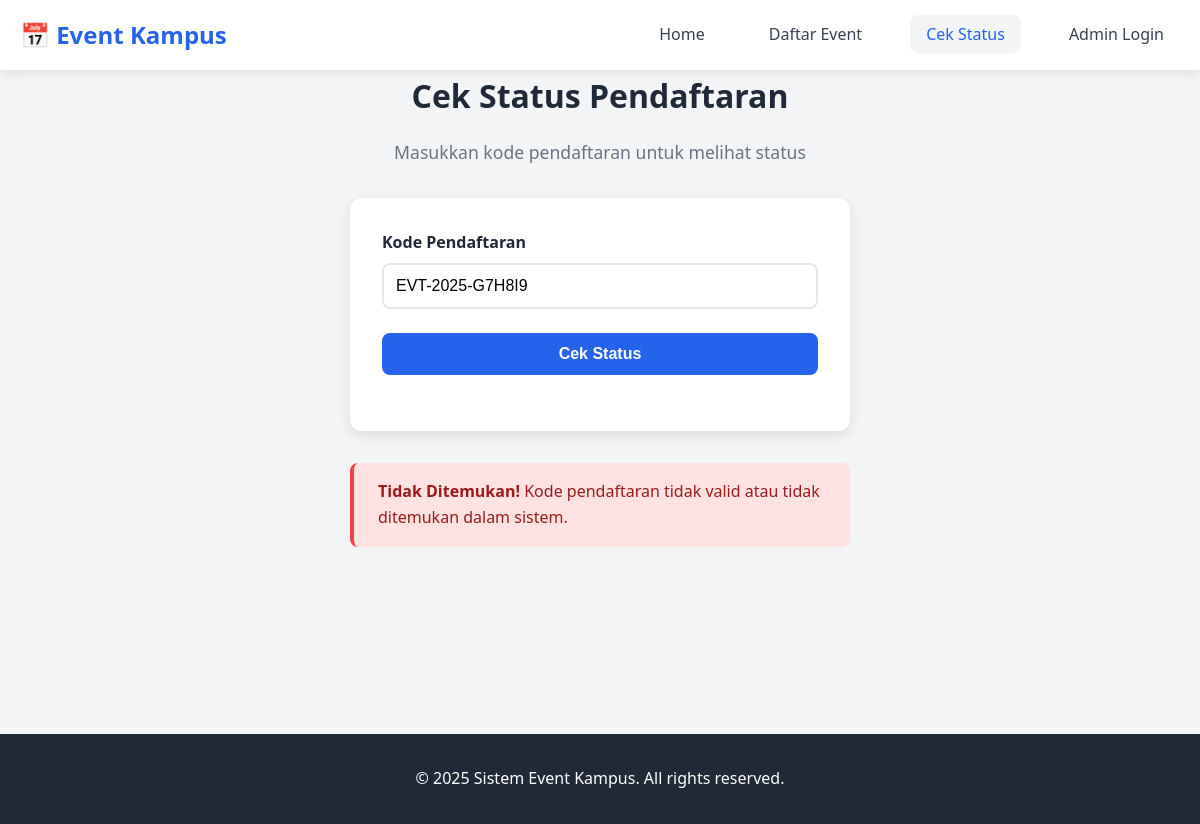
Page /cek_status.php?kode=EVT-2025-G7H8I9 on the earlier database version.
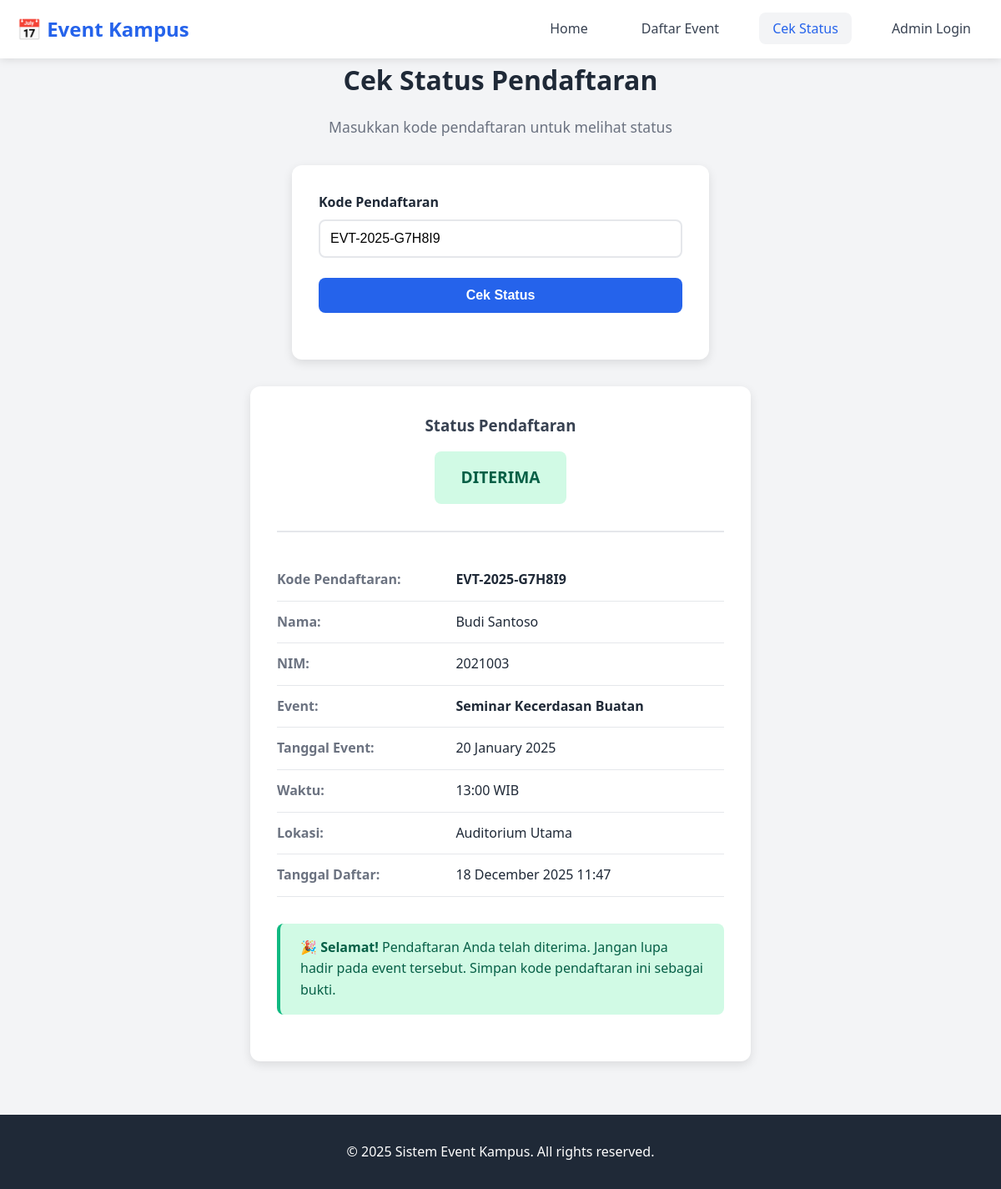
Same page on the later database version.
### tables this page shows
CREATE TABLE pendaftaran (
    daftar_id INT AUTO_INCREMENT PRIMARY KEY,
    peserta_id INT NOT NULL,
    event_id INT NOT NULL,
    tanggal_daftar TIMESTAMP DEFAULT CURRENT_TIMESTAMP,
    status ENUM('pending', 'diterima', 'ditolak') DEFAULT 'pending',
    kode_unik VARCHAR(20) UNIQUE NOT NULL,
    deleted_at TIMESTAMP NULL,
    FOREIGN KEY (peserta_id) REFERENCES peserta(peserta_id) ON DELETE CASCADE,
    FOREIGN KEY (event_id) REFERENCES event(event_id) ON DELETE CASCADE,
    INDEX idx_status (status),
    INDEX idx_kode (kode_unik),
    INDEX idx_deleted (deleted_at),
    UNIQUE KEY unique_registration (peserta_id, event_id, deleted_at)
);

CREATE TABLE peserta (
    peserta_id INT AUTO_INCREMENT PRIMARY KEY,
    nama VARCHAR(100) NOT NULL,
    nim VARCHAR(20) NOT NULL UNIQUE,
    email VARCHAR(100) NOT NULL,
    no_hp VARCHAR(15) NOT NULL,
    jurusan VARCHAR(100),
    created_at TIMESTAMP DEFAULT CURRENT_TIMESTAMP,
    deleted_at TIMESTAMP NULL,
    INDEX idx_nim (nim),
    INDEX idx_email (email),
    INDEX idx_deleted (deleted_at)
);

CREATE TABLE event (
    event_id INT AUTO_INCREMENT PRIMARY KEY,
    nama_event VARCHAR(200) NOT NULL,
    tanggal DATE NOT NULL,
    waktu TIME NOT NULL,
    lokasi VARCHAR(200) NOT NULL,
    narasumber VARCHAR(200),
    deskripsi TEXT,
    kuota INT NOT NULL DEFAULT 0,
    banner VARCHAR(255),
    created_at TIMESTAMP DEFAULT CURRENT_TIMESTAMP,
    updated_at TIMESTAMP DEFAULT CURRENT_TIMESTAMP ON UPDATE CURRENT_TIMESTAMP,
    deleted_at TIMESTAMP NULL,
    INDEX idx_tanggal (tanggal),
    INDEX idx_deleted (deleted_at)
);

### config/db_connect.php (called while the page is built, shortened)
<?php
$conn = new mysqli(DB_HOST, DB_USER, DB_PASS, DB_NAME);
$conn->set_charset("utf8mb4");
function clean_input($data) {
    global $conn;
    $data = trim($data);
    $data = stripslashes($data);
    $data = htmlspecialchars($data, ENT_QUOTES, 'UTF-8');
    return $conn->real_escape_string($data);
}
?>

### public/cek_status.php (the view, shortened to what the changed rows need)
<?php
require_once '../config/db_connect.php';
$kode = isset($_GET['kode']) ? clean_input($_GET['kode']) : '';
$pendaftaran = null;
if (!empty($kode)) {
    $query = "SELECT pf.*, ps.nama, ps.nim, ps.email, ps.no_hp, e.nama_event, e.tanggal, e.waktu, e.lokasi
              FROM pendaftaran pf
              JOIN peserta ps ON pf.peserta_id = ps.peserta_id
              JOIN event e ON pf.event_id = e.event_id
              WHERE pf.kode_unik = ? AND pf.deleted_at IS NULL";
    $stmt = $conn->prepare($query);
    $stmt->bind_param("s", $kode);
    $stmt->execute();
    $result = $stmt->get_result();
    if ($result->num_rows > 0) {
        $pendaftaran = $result->fetch_assoc();
    }
}
?>
<!DOCTYPE html>
<html lang="id">
<head>
    <link rel="stylesheet" href="../assets/css/style.css">
</head>
<body>
    <nav class="navbar">
        <div class="container">
            <div class="nav-brand">
                <h1>📅 Event Kampus</h1>
            </div>
        </div>
    </nav>
    <main class="container">
        <section class="page-header">
            <h2>Cek Status Pendaftaran</h2>
            <p>Masukkan kode pendaftaran untuk melihat status</p>
        </section>
        <div class="form-container" style="max-width: 500px;">
            <form method="GET" action="">
            </form>
        </div>
        <?php if (!empty($kode)): ?>
            <?php if ($pendaftaran): ?>
                <div class="status-card">
                    <div class="status-header">
                        <h3>Status Pendaftaran</h3>
                        <div class="status-badge-large status-<?php echo $pendaftaran['status']; ?>">
                            <?php
                            if ($pendaftaran['status'] === 'pending') echo 'Menunggu Verifikasi';
                            elseif ($pendaftaran['status'] === 'diterima') echo ' Diterima';
                            else echo ' Ditolak';
                            ?>
                        </div>
                    </div>
                    <div class="info-row">
                        <div class="info-label">Kode Pendaftaran:</div>
                        <div class="info-value"><strong><?php echo htmlspecialchars($pendaftaran['kode_unik']); ?></strong></div>
                    </div>
                    <div class="info-row">
                        <div class="info-label">Nama:</div>
                        <div class="info-value"><?php echo htmlspecialchars($pendaftaran['nama']); ?></div>
                    </div>
                    <div class="info-row">
                        <div class="info-label">NIM:</div>
                        <div class="info-value"><?php echo htmlspecialchars($pendaftaran['nim']); ?></div>
                    </div>
                    <div class="info-row">
                        <div class="info-label">Event:</div>
                        <div class="info-value"><strong><?php echo htmlspecialchars($pendaftaran['nama_event']); ?></strong></div>
                    </div>
                    <div class="info-row">
                        <div class="info-label">Tanggal Event:</div>
                        <div class="info-value"><?php echo date('d F Y', strtotime($pendaftaran['tanggal'])); ?></div>
                    </div>
                    <div class="info-row">
                        <div class="info-label">Waktu:</div>
                        <div class="info-value"><?php echo date('H:i', strtotime($pendaftaran['waktu'])); ?> WIB</div>
                    </div>
                    <div class="info-row">
                        <div class="info-label">Lokasi:</div>
                        <div class="info-value"><?php echo htmlspecialchars($pendaftaran['lokasi']); ?></div>
                    </div>
                    <div class="info-row">
                        <div class="info-label">Tanggal Daftar:</div>
                        <div class="info-value"><?php echo date('d F Y H:i', strtotime($pendaftaran['tanggal_daftar'])); ?></div>
                    </div>
                    <?php if ($pendaftaran['status'] === 'pending'): ?>
                        <div class="alert alert-info" style="margin-top: 2rem;">
                            <strong>📌 Info:</strong> Pendaftaran Anda sedang dalam proses verifikasi oleh admin. Silakan cek kembali secara berkala.
                        </div>
                    <?php elseif ($pendaftaran['status'] === 'diterima'): ?>
                        <div class="alert alert-success" style="margin-top: 2rem;">
                            <strong>🎉 Selamat!</strong> Pendaftaran Anda telah diterima. Jangan lupa hadir pada event tersebut. Simpan kode pendaftaran ini sebagai bukti.
                        </div>
                    <?php else: ?>
                        <div class="alert alert-danger" style="margin-top: 2rem;">
                            <strong> Maaf!</strong> Pendaftaran Anda ditolak. Silakan hubungi panitia untuk informasi lebih lanjut.
                        </div>
                    <?php endif; ?>
                </div>
            <?php else: ?>
                <div class="alert alert-danger" style="max-width: 500px; margin: 2rem auto;">
                    <strong> Tidak Ditemukan!</strong> Kode pendaftaran tidak valid atau tidak ditemukan dalam sistem.
                </div>
            <?php endif; ?>
        <?php endif; ?>
    </main>
</body>
</html>

Differences in the rows shown:
added pendaftaran: kode_unik "EVT-2025-G7H8I9", peserta.nama "Budi Santoso", peserta.nim "2021003", event.nama_event "Seminar Kecerdasan Buatan", event.tanggal "20 January 2025", event.waktu "13:00", event.lokasi "Auditorium Utama", tanggal_daftar "18 December 2025 11:47"
Other differences:
text no longer shown: "Tidak Ditemukan! Kode pendaftaran tidak valid atau tidak ditemukan dalam sistem."
text now shown: "Status Pendaftaran DITERIMA Kode Pendaftaran: Nama: NIM: Event: Tanggal Event: Waktu: WIB Lokasi: Tanggal Daftar: 🎉 Selamat! Pendaftaran Anda telah diterima. Jangan lupa hadir pada event tersebut. Simpan kode pendaftaran ini sebagai bukti."
